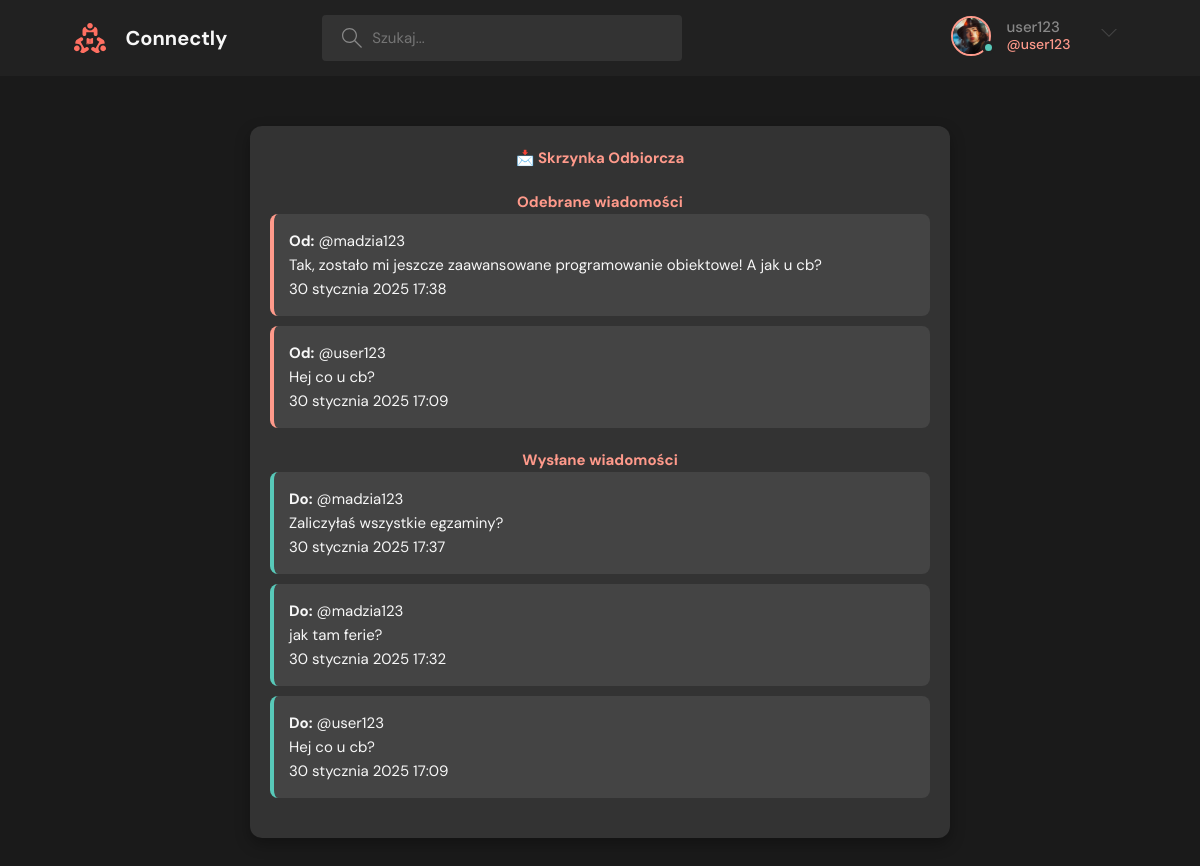
The app's page /inbox/ (signed in) with its own data.
### base/models.py (models this page shows, shortened)
class User(AbstractUser):
    name = models.CharField(max_length=200, null=True)
    email = models.EmailField(unique=True, null=True)
    bio = models.TextField(null=True)
    avatar = models.ImageField(null=True, default="photo1.jpg")
    USERNAME_FIELD = 'email'
    REQUIRED_FIELDS = []

class DirectMessage(models.Model):
    sender = models.ForeignKey(User, on_delete=models.CASCADE, related_name="sent_messages")
    receiver = models.ForeignKey(User, on_delete=models.CASCADE, related_name="received_messages")
    message = models.TextField()
    timestamp = models.DateTimeField(auto_now_add=True)
    is_read = models.BooleanField(default=False)

### base/views.py (the view)
# urls.py: path('inbox/', views.inbox, name='inbox'),
@login_required(login_url='login')
def inbox(request):
    messages_received = DirectMessage.objects.filter(receiver=request.user).order_by('-timestamp')
    messages_sent = DirectMessage.objects.filter(sender=request.user).order_by('-timestamp')
    users = User.objects.exclude(id=request.user.id)
    context = {
        'messages_received': messages_received,
        'messages_sent': messages_sent,
        'users': users
    }
    return render(request, 'base/inbox.html', context)

### base/templates/base/inbox.html
{% extends 'main.html' %}
{% block content %}
    <div class="messages-container">
        <h2>📩 Skrzynka Odbiorcza</h2>
        <div class="messages-section">
            <h3>Odebrane wiadomości</h3>
            {% for msg in messages_received %}
                <div class="message-card">
                    <p><strong>Od:</strong> @{{ msg.sender.username }}</p>
                    <p>{{ msg.message }}</p>
                    <small>{{ msg.timestamp }}</small>
                </div>
            {% empty %}
                <p>Brak wiadomości.</p>
            {% endfor %}
        </div>
        <div class="messages-section">
            <h3>Wysłane wiadomości</h3>
            {% for msg in messages_sent %}
                <div class="message-card sent">
                    <p><strong>Do:</strong> @{{ msg.receiver.username }}</p>
                    <p>{{ msg.message }}</p>
                    <small>{{ msg.timestamp }}</small>
                </div>
            {% empty %}
                <p>Nie wysłałeś jeszcze żadnych wiadomości.</p>
            {% endfor %}
        </div>
    </div>
{% endblock %}

### templates/navbar.html (shortened to what this page needs)
{% load static %}
<header class="header header--loggedIn">
      <div class="container">
        <a href="{% url 'home' %}" class="header__logo">
          <img src="{% static 'images/logo.svg' %}" />
          <h1>Connectly</h1>
        </a>
        <form class="header__search" method="GET" action="{% url 'home' %}">
          <label>
            <input name="q" placeholder="Szukaj..." />
          </label>
        </form>
        <nav class="header__menu">
          {%if request.user.is_authenticated %}
          <div class="header__user">
            <a href="{% url 'user-profile' request.user.id  %}">
              <div class="avatar avatar--medium active">
                <img src="{{request.user.avatar.url}}" />
              </div>
              <p>{{request.user.username}} <span>@{{request.user.username}}</span></p>
            </a>
            <button class="dropdown-button">
              <svg version="1.1" xmlns="http://www.w3.org/2000/svg" width="32" height="32" viewBox="0 0 32 32">
                <title>chevron-down</title>
                <path d="M16 21l-13-13h-3l16 16 16-16h-3l-13 13z"></path>
              </svg>
            </button>
          </div>
          {% else %}
          <a href="{% url 'login' %}">
            <img src="{% static 'images/avatar.svg' %}" />
            <p>Logowanie</p>
          </a>
          {% endif %}
        </nav>
      </div>
    </header>

### static/styles/style.css (style rules this page uses)
:root { --color-main: #ff9a8b; --color-main-light: #ffe5e0; --color-dark: #212121; --color-dark-medium: #333333; --color-dark-light: #444444; --color-light: #f7f7f7; --color-gray: #888888; --color-light-gray: #b0b0b0; --color-bg: #1a1a1a; --color-success: #58c9b9; --color-error: #f56c6c; }
* { font-family: "DM Sans", -apple-system, BlinkMacSystemFont, "Segoe UI", Roboto, Oxygen, Ubuntu, Cantarell, "Open Sans", "Helvetica Neue", sans-serif; margin: 0; padding: 0; box-sizing: border-box; text-rendering: optimizeLegibility; font-size: inherit; }
html { font-size: 56.25%; }
@media only screen and (min-width: 1200px) { html { font-size: 62.5%; } }
body { line-height: 1.6; font-weight: 400; font-size: 1.5rem; color: var(--color-light-gray); background-color: var(--color-bg); min-height: 100vh; }
img { width: 100%; }
a { display: inline-block; color: var(--color-main); text-decoration: none; }
.container { max-width: 120rem; width: 90%; margin: auto; }
.avatar { position: relative; display: inline-block; border-radius: 50%; border: 2px solid var(--color-main); }
.avatar img { display: block; border-radius: 50%; object-fit: cover; object-position: center; }
.avatar::after { content: ""; display: block; position: absolute; background-color: var(--color-gray); z-index: 111; border-radius: 50%; border: 0.3rem solid var(--color-dark); }
.avatar.active::after { background-color: var(--color-success); }
.avatar.avatar--medium img { width: 3.6rem; height: 3.6rem; border-radius: 50%; }
.avatar.avatar--medium:after { width: 0.7rem; height: 0.7rem; bottom: 0px; right: -6px; }
.header { padding: 1.5rem; background-color: var(--color-dark); }
.header > .container { display: flex; gap: 9.5rem; }
.header__logo, .header__user { display: flex; gap: 2rem; align-items: center; }
.header__logo > img { height: 3.2rem; width: 3.2rem; }
.header__logo > h1 { font-weight: 700; font-size: 2rem; color: var(--color-light); }
.header__search > label { background-color: var(--color-dark-medium); padding: 1.3rem 1rem; display: flex; align-items: center; gap: 1rem; border-radius: 4px; }
.header__search svg { fill: var(--color-gray); width: 2rem; height: 2rem; margin-left: 1rem; }
.header__search input { width: 30rem; background: transparent; border: none; outline: none; color: var(--color-light); }
.header__menu { margin-left: auto; position: relative; }
.header__menu a { display: flex; gap: 1.5rem; align-items: center; font-weight: 500; text-decoration: none; color: var(--color-gray); }
.header__menu img { height: 3.6rem; }
.header__menu p { line-height: 1.2; }
.header__menu span { color: var(--color-main); font-weight: 500; font-size: 1.4rem; display: block; }
.header__menu svg { width: 1.6rem; height: 1.6rem; fill: var(--color-dark-light); }
.dropdown-button { background: transparent; border: 0; outline: 0; cursor: pointer; }
.messages-container { max-width: 700px; margin: 50px auto; padding: 20px; background-color: var(--color-dark-medium); border-radius: 12px; box-shadow: 0px 6px 15px rgba(0, 0, 0, 0.3); color: var(--color-light); }
h2, h3 { text-align: center; color: var(--color-main); }
.messages-section { margin: 20px 0; }
.message-card { background-color: var(--color-dark-light); padding: 15px; border-radius: 8px; border-left: 4px solid var(--color-main); margin-bottom: 10px; }
.message-card.sent { border-left: 4px solid var(--color-success); }
form { display: flex; flex-direction: column; gap: 10px; }
button { padding: 10px; background-color: var(--color-main); border: none; border-radius: 5px; font-weight: bold; cursor: pointer; }
form { display: flex; flex-direction: column; gap: 15px; }
select, textarea, button { width: 100%; padding: 10px; border-radius: 5px; border: none; font-size: 16px; }
button { background: #ff6b6b; color: white; font-weight: bold; cursor: pointer; }

### records on screen
User: user.avatar (picture), user.username "user123"
DirectMessage: sender.username "madzia123", message "Tak, zostało mi jeszcze zaawansowane programowanie obiektowe! A jak u cb?", timestamp "30 stycznia 2025 17:38"
DirectMessage: sender.username "user123", message "Hej co u cb?", timestamp "30 stycznia 2025 17:09", receiver.username "user123"
DirectMessage: receiver.username "madzia123", message "Zaliczyłaś wszystkie egzaminy?", timestamp "30 stycznia 2025 17:37"
DirectMessage: receiver.username "madzia123", message "jak tam ferie?", timestamp "30 stycznia 2025 17:32"
